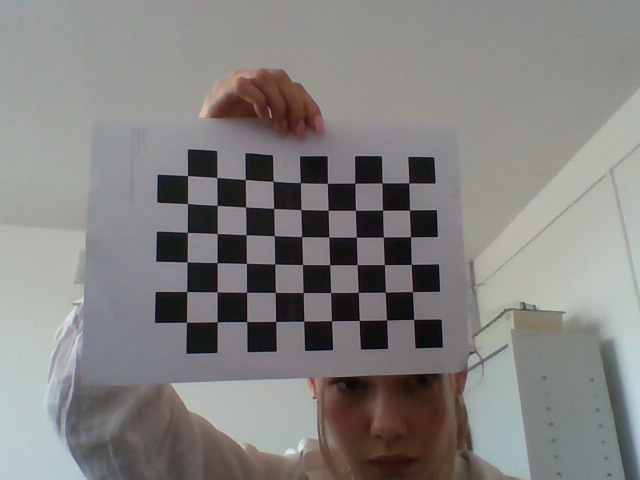
#> input picture aruco_test.py/stereo_calib/left/left_00.jpg, 640 x 480 px
$ python disparity_map_generator.py   (older library calls are emulated)
#> lines starting #> are read from the running program, lines starting #| are printed output that depends on the picture

import cv2
import numpy as np

mtx_l = np.load("stereo_calib/stereo_mtx_l.npy")
#> (reads aruco_test.py/stereo_calib/stereo_calib/stereo_mtx_l.npy from the repository)
dist_l = np.load("stereo_calib/stereo_dist_l.npy")
#> (reads aruco_test.py/stereo_calib/stereo_calib/stereo_dist_l.npy from the repository)
mtx_r = np.load("stereo_calib/stereo_mtx_r.npy")
#> (reads aruco_test.py/stereo_calib/stereo_calib/stereo_mtx_r.npy from the repository)
dist_r = np.load("stereo_calib/stereo_dist_r.npy")
#> (reads aruco_test.py/stereo_calib/stereo_calib/stereo_dist_r.npy from the repository)
R = np.load("stereo_calib/R.npy")
T = np.load("stereo_calib/T.npy")

img_l = cv2.imread("left/left_00.jpg")
#> img_l is the input picture: shape (480, 640, 3); mean B, G, R 127.9, 129.6, 131.2
img_r = cv2.imread("right/right_00.jpg")
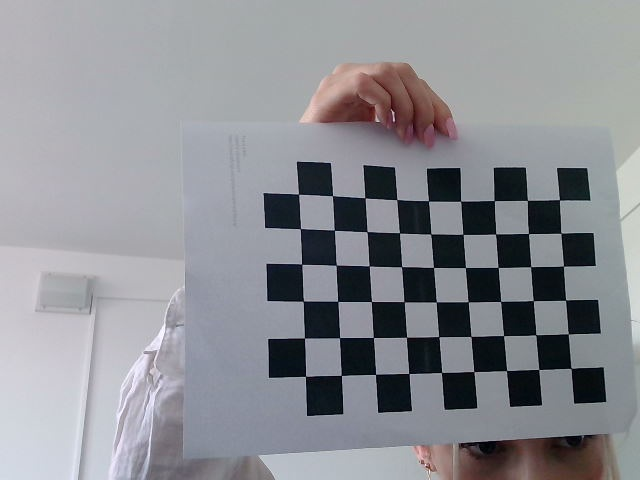
#> input picture aruco_test.py/stereo_calib/right/right_00.jpg, 640 x 480 px
#> img_r is the input picture: shape (480, 640, 3); mean B, G, R 147.8, 142.5, 141

gray_l = cv2.cvtColor(img_l, cv2.COLOR_BGR2GRAY)
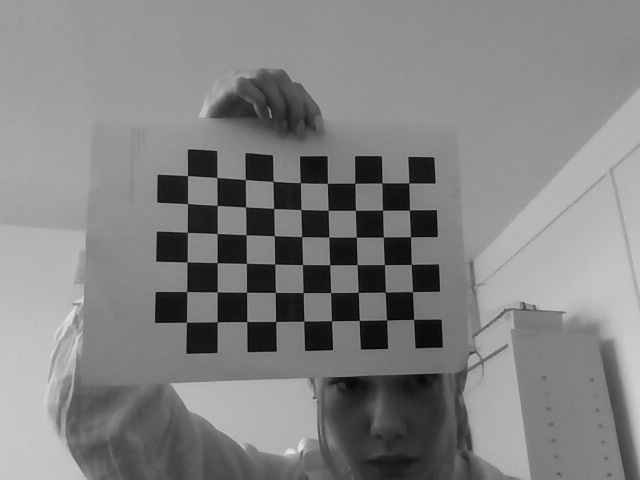
#> gray_l: shape (480, 640); min 2, max 233, mean 129.9
gray_r = cv2.cvtColor(img_r, cv2.COLOR_BGR2GRAY)
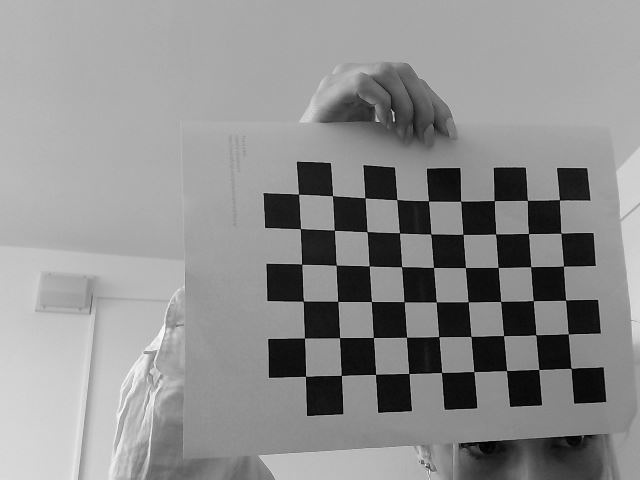
#> gray_r: shape (480, 640); min 1, max 253, mean 142.7

image_size = gray_l.shape[::-1]
#> image_size = (640, 480)

R1, R2, P1, P2, Q, _, _ = cv2.stereoRectify(mtx_l, dist_l, mtx_r, dist_r, image_size, R, T, alpha=0)

map_l1, map_l2 = cv2.initUndistortRectifyMap(mtx_l, dist_l, R1, P1, image_size, cv2.CV_16SC2)
map_r1, map_r2 = cv2.initUndistortRectifyMap(mtx_r, dist_r, R2, P2, image_size, cv2.CV_16SC2)

rect_l = cv2.remap(gray_l, map_l1, map_l2, cv2.INTER_LINEAR)
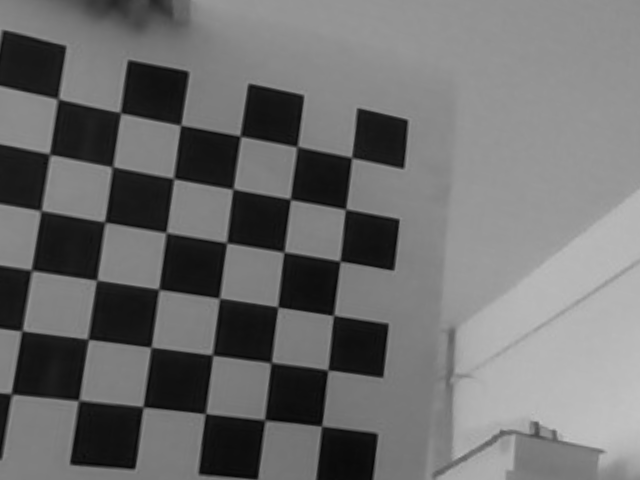
#> rect_l: shape (480, 640); min 3, max 194, mean 109.9
rect_r = cv2.remap(gray_r, map_r1, map_r2, cv2.INTER_LINEAR)
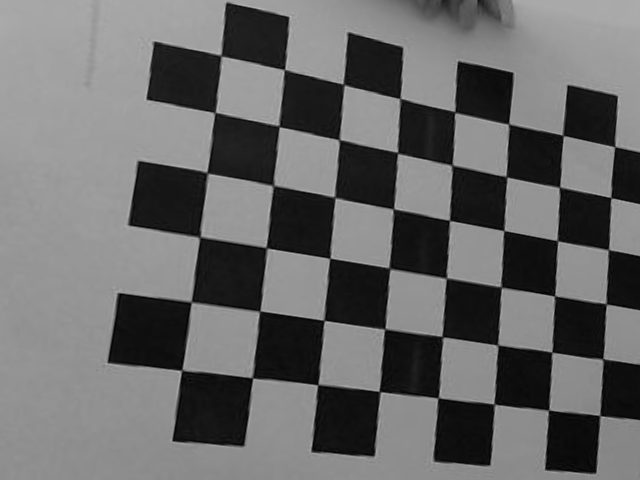
#> rect_r: shape (480, 640); min 1, max 183, mean 104.7

stereo = cv2.StereoBM_create(numDisparities=96, blockSize=15)
disparity = stereo.compute(rect_l, rect_r)
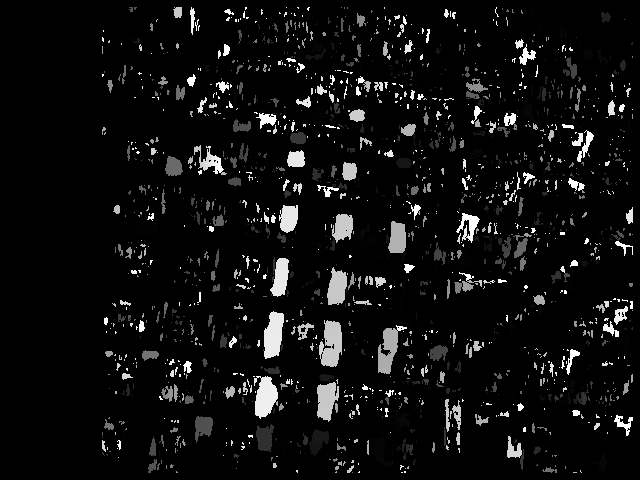
#> disparity: shape (480, 640) int16; min -16, max 1520, mean 76.1; drawn with min black and max white

disp_norm = cv2.normalize(disparity, None, alpha=0, beta=255, norm_type=cv2.NORM_MINMAX)
disp_norm = np.uint8(disp_norm)

cv2.imshow("Disparity Map", disp_norm)
cv2.imwrite("disparity_map.png", disp_norm)
cv2.waitKey(0)
cv2.destroyAllWindows()
